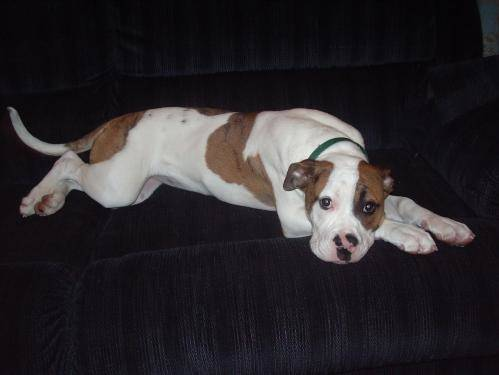
#> input picture NoSup/K-means/1.jpg, 499 x 375 px, found by its file name
$ python CV09_05_01.py
#> lines starting #> are read from the running program, lines starting #| are printed output that depends on the picture
import cv2 as cv
import numpy as np
import random
# img1 = cv.imread('E:/Desk_why/1.jpg')
from math import *

#             打印机         电话            计算器            文件架       水杯
bianchang = {'0':[160,260],'1':[120,160],'2':[80,100],'3':[150,250],'4':[25,80]}


img = cv.imread('E:/Desk_Set/hhhh/0/1.jpg')
#> img is the input picture: shape (375, 499, 3); mean B, G, R 44.2, 40.8, 44.4

cv.imshow('img',img)
cv.waitKey()

height,weight,ch =img.shape
#> height = 375; weight = 499; ch = 3


degree=random.randint(-45,45)
print(degree)
#旋转后的尺寸
heightNew=int(weight*fabs(sin(radians(degree)))+height*fabs(cos(radians(degree))))
#> heightNew = 408
widthNew=int(height*fabs(sin(radians(degree)))+weight*fabs(cos(radians(degree))))
#> widthNew = 523

matRotation=cv.getRotationMatrix2D((weight/2,height/2),degree,1)

matRotation[0,2] +=(widthNew-weight)/2  #重点在这步，目前不懂为什么加这步
matRotation[1,2] +=(heightNew-height)/2  #重点在这步

imgRotation=cv.warpAffine(img,matRotation,(widthNew,heightNew),borderValue=(255,255,255))
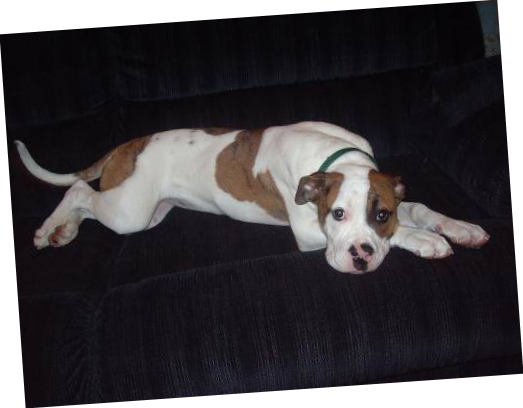
#> imgRotation: shape (408, 523, 3); mean B, G, R 70.2, 67.2, 70.3

cv.imshow('imgRotation',imgRotation)
pts1 = np.float32([[int(height/10),int(height/10)],[int(weight/2),int(height/2)],[height,weight]])
#> pts1 = [[37, 37], [249, 187], [375, 499]]
pts2 = np.float32([[int(height/20),0],[int(weight/2),int(height/2)],[height/1.1,int(weight)]])
#> pts2 = [[18, 0], [249, 187], [340.9, 499]]
m= cv.getAffineTransform(pts1,pts2)
dst=cv.warpAffine(img,m,(height,weight))
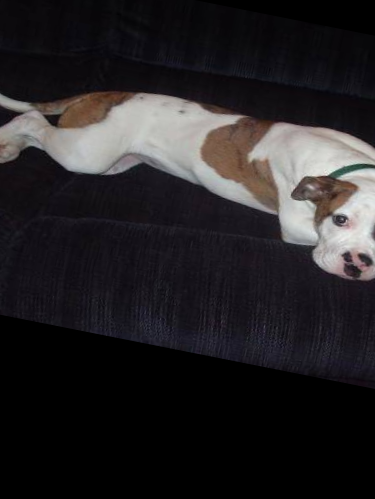
#> dst: shape (499, 375, 3); mean B, G, R 37.6, 35.6, 38.1
cv.imshow('dst',dst)
cv.imshow('img',img)
cv.waitKey()
